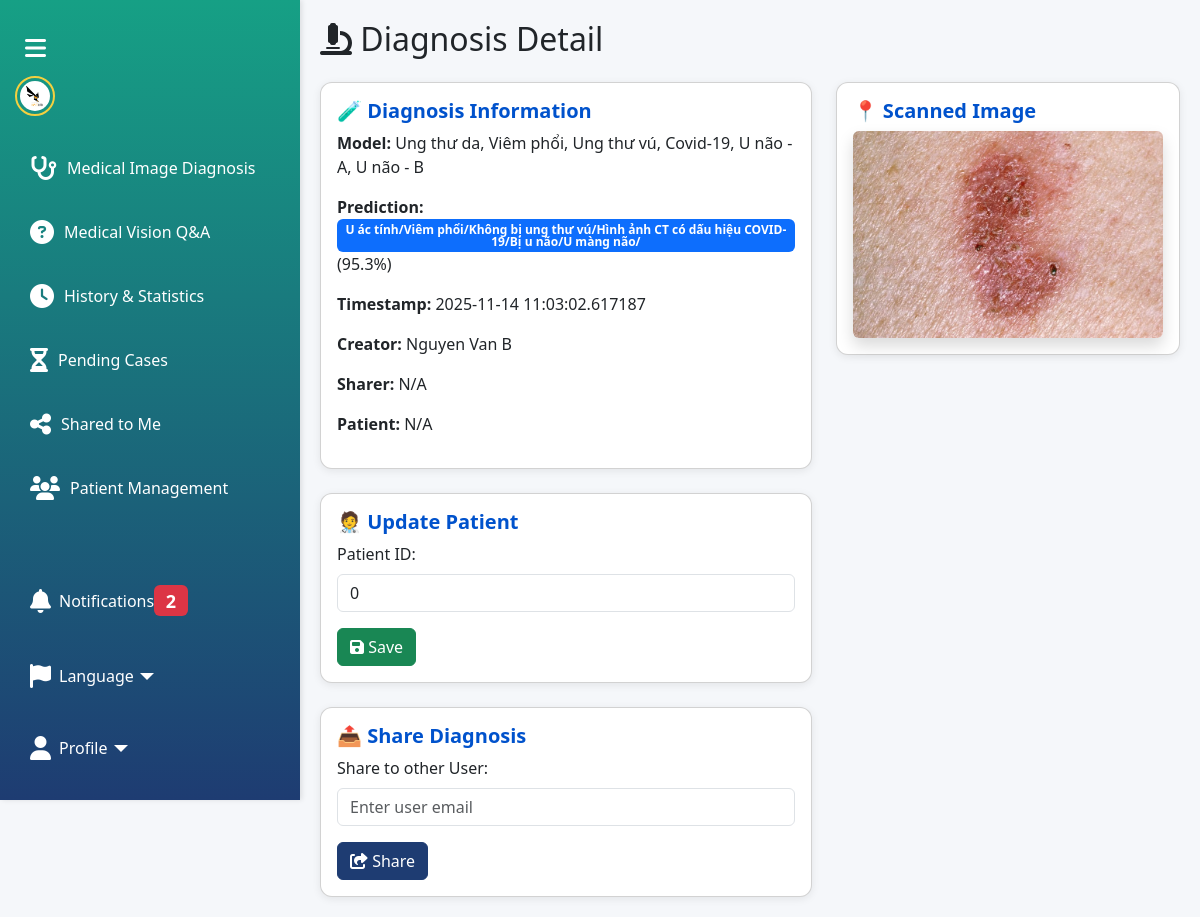
Page /diagnosis_detail?tag=diag&id=10 (signed in) on the committed database.
### tables this page shows
CREATE TABLE diagnoses
                 (id INTEGER PRIMARY KEY AUTOINCREMENT,
                  user_id INTEGER,
                  patient_id INTEGER,
                  model TEXT,
                  image_filename TEXT,
                  prediction TEXT,
                  probability REAL,
                  share_to TEXT,
                  accept_share INTEGER,
                  sharer INTEGER,
                  timestamp DATETIME,
                  FOREIGN KEY (user_id) REFERENCES users(id));

CREATE TABLE users
                 (id INTEGER PRIMARY KEY AUTOINCREMENT,
                  full_name TEXT NOT NULL,
                  email TEXT UNIQUE NOT NULL,
                  phone TEXT,
                  profile_pic TEXT,
                  role TEXT,
                  password_hash TEXT NOT NULL);

### app.py (the view, shortened to what this page needs)
@app.route("/diagnosis_detail")
@limiter.limit("10 per minute")
def diagnosis_detail():
    diag_id = request.args.get("id")
    tag = request.args.get("tag")
    if not diag_id or not tag:
        return "Missing id or tag", 400
    if ('user_id' not in session) or ('user_role' not in session):
        flash("Vui lòng đăng nhập", "danger")
        return redirect(url_for('index'))
    if tag == 'diag':
        conn = get_db_conn()
        row = conn.execute("SELECT id, user_id, patient_id, model, image_filename, prediction, probability, timestamp, share_to, sharer FROM diagnoses WHERE id = ?", (diag_id,)).fetchone()
        user_row = conn.execute("SELECT email FROM users WHERE id = ?", (session['user_id'],)).fetchone()
        conn.close()
        if not row:
            return "Diagnosis not found", 404
        if user_row:
            user_email = user_row["email"]
        else:
            flash("Không tìm thấy người dùng với id này!", "danger")
            return redirect(request.referrer)
        if row[1] != session['user_id'] and row[8] != user_email:
            return redirect(url_for('shared_to_me'))
        showUpdate = False
        if row[1] == session['user_id']:
            showUpdate = True
        conn = get_db_conn()
        creator = conn.execute("SELECT full_name from users WHERE id = ?", (row[1],)).fetchone()
        sharer = conn.execute("SELECT full_name from users WHERE id = ?", (row[9],)).fetchone()
        patient = conn.execute("SELECT name from patients WHERE id = ?", (row[2],)).fetchone()
        conn.close()
        if not creator:
            creator = ["N/A"]
        if not sharer:
            sharer = ["N/A"]
        if not patient:
            patient = ["N/A"]
        model_map = {
            "skin_cancer_vit": "Ung thư da",
            "pneumonia_vit": "Viêm phổi",
            "covid19_vit": "Covid-19",
            "breast_cancer_vit": "Ung thư vú",
            "brain_tumor_vit": "U não - A",
            "brain_tumor_resnet": "U não - B"
        }
        model = ", ".join(model_map.get(m.strip(), m.strip()) for m in row[3].split(","))
        diagnosis = {
            "id": row[0],
            "creator": creator[0],
            "patient_id": row[2],
            "model": model,
            "image_filename": row[4],
            "prediction": row[5],
            "probability": row[6],
            "timestamp": row[7],
            "share_to": row[8],
            "sharer": sharer[0],
            "patient": patient[0]
        }
    return render_template("diagnosis_detail.html", tag=tag, notifications=g.notifications, showUpdate=showUpdate, isDoctor=True, show_patient_management=True, diagnosis=diagnosis)

### app.py (called while the page is built)
def get_db_conn():
    conn = sqlite3.connect(DB_FILE)
    conn.row_factory = sqlite3.Row
    return conn

### templates/diagnosis_detail.html (shortened to what this page needs)
<!DOCTYPE html>
<html lang="en">
<head>
  <link href="https://cdn.jsdelivr.net/npm/bootstrap@5.3.2/dist/css/bootstrap.min.css" rel="stylesheet">
  <link rel="stylesheet" href="https://cdnjs.cloudflare.com/ajax/libs/font-awesome/6.4.2/css/all.min.css">
  <link rel="stylesheet" href="{{ url_for('static', filename='sidebar.css') }}">
</head>
<body class="sidebar-collapsed">
  {% include 'sidebar.html' %}
  <div class="content">
    <h2 class="mb-4"><i class="fa-solid fa-microscope"></i> Diagnosis Detail</h2>
    <div class="row">
      <div class="col-md-7">
        <div class="card p-3 mb-4">
          <h5 class="card-title">🧪 Diagnosis Information</h5>
          <p><strong>Model:</strong> {{ diagnosis.model }}</p>
          {% if tag == "diag" %}
            <p><strong>Prediction:</strong>
                <span class="badge bg-primary">{{ diagnosis.prediction }}</span>
                ({{ (diagnosis.probability * 100) | round(2) }}%)
            </p>
          {% endif %}
          <p><strong>Timestamp:</strong> {{ diagnosis.timestamp }}</p>
          <p><strong>Creator:</strong> {{ diagnosis.creator }}</p>
          <p><strong>Sharer:</strong> {{ diagnosis.sharer }}</p>
          <p><strong>Patient:</strong> {{ diagnosis.patient }}</p>
        </div>
        {% if showUpdate == True %}
        <div class="card p-3 mb-4">
          <h5 class="card-title">🧑‍⚕️ Update Patient</h5>
          <form action="/update_patient_diagnosis" method="POST">
            <label class="form-label">Patient ID:</label>
            <input type="text" class="form-control" name="patient_id" value="{{ diagnosis.patient_id }}">
            <button class="btn btn-success mt-3"><i class="fa-solid fa-floppy-disk"></i> Save</button>
          </form>
        </div>
        {% endif %}
        <div class="card p-3">
          <h5 class="card-title">📤 Share Diagnosis</h5>
          <form action="/share_diagnosis" method="POST">
            <label class="form-label">Share to other User:</label>
            <input type="text" class="form-control" name="user_id" required placeholder="Enter user email">
            <button class="btn btn-primary mt-3"><i class="fa-solid fa-share-from-square"></i> Share</button>
          </form>
        </div>
      </div>
      <div class="col-md-5">
        <div class="card p-3">
          <h5 class="card-title">📍 Scanned Image</h5>
          <img src="{{ url_for('static', filename='uploads/' ~ diagnosis.image_filename) }}"
               alt="Diagnosis Image" class="img-fluid rounded shadow">
        </div>
      </div>
    </div>
  </div>
</body>
</html>

### templates/sidebar.html (shortened to what this page needs)
<div class="sidebar" id="sidebar">
  <div class="toggle-btn" id="toggleSidebar">
    <i class="fas fa-bars"></i>
  </div>
  <a href="/">
    <img src="/static/logo.png" alt="Logo" class="logo">
  </a>
  <div class="menu-section">
    <a class="nav-link" href="/diagnose" data-page="diagnose">
      <i class="fas fa-stethoscope"></i>
      <span class="nav-text">Medical Image Diagnosis</span>
    </a>
    <a class="nav-link" href="/vision-qa" data-page="vision-qa">
      <i class="fas fa-circle-question"></i>
      <span class="nav-text">Medical Vision Q&A</span>
    </a>
    <a class="nav-link" href="/history" data-page="history">
      <i class="fas fa-clock"></i>
      <span class="nav-text">History & Statistics</span>
    </a>
    {% if isDoctor %}
    <a class="nav-link" href="/pending-cases" data-page="pending-cases">
      <i class="fas fa-hourglass-half"></i>
      <span class="nav-text">Pending Cases</span>
    </a>
    {% endif %}
    <a class="nav-link" href="/shared-to-me" data-page="shared-to-me">
      <i class="fas fa-share-nodes"></i>
      <span class="nav-text">Shared to Me</span>
    </a>
    {% if show_patient_management %}
    <a class="nav-link" href="/patient-management" data-page="patient-management">
      <i class="fas fa-users"></i>
      <span class="nav-text">Patient Management</span>
    </a>
    {% endif %}
  </div>
  <div class="menu-section menu-bottom">
    <a class="nav-link position-relative" href="#" data-bs-toggle="modal" data-bs-target="#notificationsModal">
      <i class="fas fa-bell"></i>
      <span class="nav-text ms-2">Notifications</span>
      {% if notifications|length > 0 %}
        <span class="badge bg-danger">{{ notifications|length }}</span>
      {% endif %}
    </a>
    <div class="dropdown w-100 mt-2">
      <a class="dropdown-toggle d-flex align-items-center nav-link" href="#" id="langToggle" data-bs-toggle="dropdown" data-bs-display="static" aria-expanded="false">
        <i class="fas fa-flag"></i>
        <span class="nav-text ms-2">Language</span>
      </a>
    </div>
    <div class="dropdown w-100 mt-2">
      <a class="dropdown-toggle d-flex align-items-center nav-link" href="#" id="profileToggle" data-bs-toggle="dropdown" data-bs-display="static" aria-expanded="false">
        <i class="fas fa-user"></i>
        <span class="nav-text ms-2">Profile</span>
      </a>
    </div>
  </div>
</div>

### static/sidebar.css (style rules this page uses)
.sidebar { position: fixed; top: 0; left: 0; width: 60px; height: 100vh; background: linear-gradient(180deg, #9b59b6, #2c3e50); box-shadow: 2px 0 5px rgba(0,0,0,0.1); display: flex; flex-direction: column; align-items: center; padding-top: 20px; z-index: 1000; transition: width 0.3s ease; }
.sidebar.expanded { width: 300px; align-items: flex-start; padding-left: 15px; }
.sidebar .toggle-btn { color: #fff; font-size: 1.5rem; padding: 10px; cursor: pointer; }
.sidebar .logo { max-height: 40px; border-radius: 50%; border: 2px solid #f4d03f; padding: 3px; margin-bottom: 20px; }
.sidebar .menu-section { flex:1; display:flex; flex-direction:column; width:100%; }
.sidebar .menu-bottom { display:flex; flex-direction:column; justify-content:flex-end; padding-bottom:20px; }
.sidebar .nav-link { color: #fff; font-size: 1.5rem; padding: 15px; margin: 5px 0; display: flex; align-items: center; width: 100%; text-decoration: none; border-radius: 8px; }
.sidebar .nav-text { display: none; margin-left: 10px; font-size: 1rem; }
.sidebar.expanded .nav-text { display: inline; }
.content { margin-left: 60px; padding: 20px; transition: margin-left 0.3s ease; }
.sidebar.expanded ~ .content { margin-left: 300px; }

### templates/diagnosis_detail.html (style rules this page uses)
body { background: #f5f7fa; }
.card { border-radius: 12px; box-shadow: 0 2px 8px rgba(0,0,0,0.08); transition: transform 0.2s, box-shadow 0.2s; }
.card-title { font-weight: 600; color: #0052cc; }
.badge { white-space: normal !important; }
.content { padding: 20px; transition: margin-left 0.3s; }
body.sidebar-expanded .content { margin-left: 300px; }

### templates/sidebar.html (style rules this page uses)
.sidebar { background: linear-gradient(180deg,#16a085,#1e3c72); }
.btn-primary { border-color: #1e3c72 !important; background: #1e3c72 !important; }

### rows in the picture
diagnoses: prediction "U ác tính/Viêm phổi/Không bị ung thư vú/Hình ảnh CT có dấu hiệu COVID-19/Bị u não/U màng não/", (diagnosis.probability*100)|round(2) "95.3", timestamp "2025-11-14 11:03:02.617187", image_filename (picture)
users: creator "Nguyen Van B"

### other values in the picture
{{ notifications|length }} "2"
{{ diagnosis.model }} "Ung thư da, Viêm phổi, Ung thư vú, Covid-19, U não - A, U não - B"
{{ diagnosis.sharer }} "N/A"
{{ diagnosis.patient }} "N/A"
